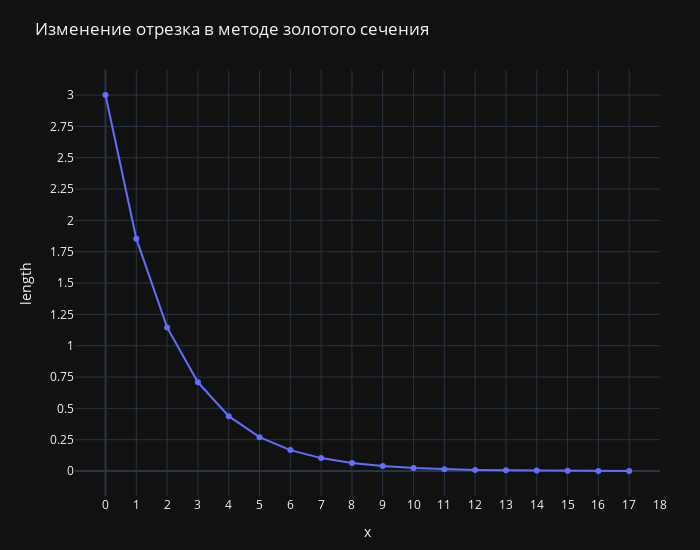

The notebook cell this image was saved under:
### Code cell
fig = go.Figure(
    data=go.Scatter(y=golden_segments["length"]),
    layout=go.Layout(
        margin=dict(l=75, r=40, t=70, b=15),
        xaxis=dict(tickmode="linear", title="x", range=[-0.99, 18]),
        yaxis=dict(tickmode="linear", tick0=0, dtick=0.25, title="length"),
        width=700,
        height=550,
        template=theme,
        title="Изменение отрезка в методе золотого сечения",
    )
)
fig.show()

### Figure 1 — Plotly figure (JSON) as saved in the notebook; plotly's stock layout.template omitted (floating-point values rounded to 4 significant figures)
{"data": [{"type": "scatter", "y": [3, 1.854, 1.146, 0.7082, 0.4377, 0.2705, 0.1672, 0.1033, 0.06386, 0.03947, 0.02439, 0.01507, 0.009317, 0.005758, 0.003559, 0.002199, 0.001359, 0.0008401]}], "layout": {"height": 550, "margin": {"b": 15, "l": 75, "r": 40, "t": 70}, "title": {"text": "Изменение отрезка в методе золотого сечения"}, "width": 700, "xaxis": {"range": [-0.99, 18], "tickmode": "linear", "title": {"text": "x"}}, "yaxis": {"dtick": 0.25, "tick0": 0, "tickmode": "linear", "title": {"text": "length"}}}}
